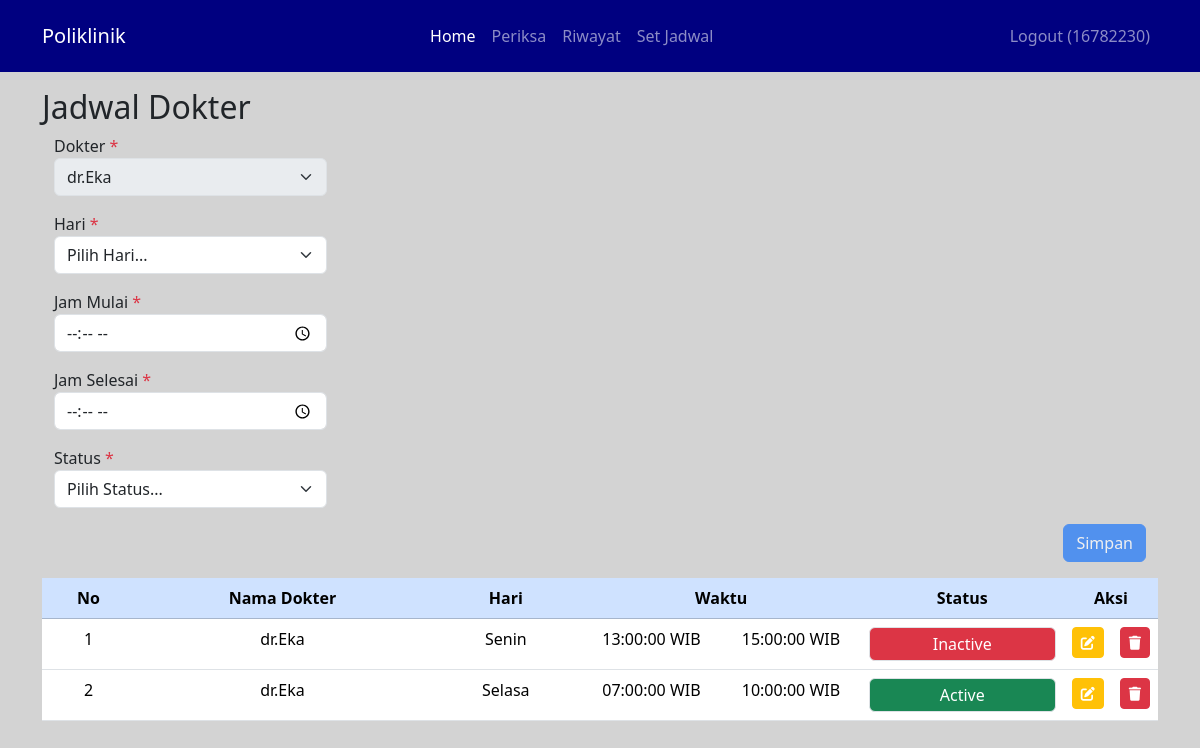
The page /berandaDokter.php?page=aturJadwalDokter (signed in) on the database its author committed.
### tables this page shows
CREATE TABLE `jadwal_periksa` (
  `id` int(10) UNSIGNED NOT NULL,
  `id_dokter` int(10) UNSIGNED NOT NULL,
  `hari` enum('Senin','Selasa','Rabu','Kamis','Jumat','Sabtu') NOT NULL,
  `jam_mulai` time NOT NULL,
  `jam_selesai` time NOT NULL,
  `statues` tinyint(1) NOT NULL
);

CREATE TABLE `dokter` (
  `id` int(10) UNSIGNED NOT NULL,
  `nama` varchar(255) NOT NULL,
  `alamat` varchar(255) NOT NULL,
  `no_hp` varchar(50) NOT NULL,
  `id_poli` int(10) UNSIGNED NOT NULL,
  `nip` int(11) NOT NULL,
  `password` varchar(255) NOT NULL
);

### aturJadwalDokter.php (the view, shortened to what this page needs)
<main id="aturJadwalDokter-page">
    <div class="container" style="margin-top: 5.5rem;">
        <div class="row">
            <h2 class="ps-0">Jadwal Dokter</h2>
            <div class="container">
                <form action="" method="POST" onsubmit="return(validate());">
                    <?php
                    $jam_mulai = '';
                    $jam_selesai = '';
                    ?>
                    <div class="dropdown mb-3 w-25">
                        <label for="id_dokter">Dokter <span class="text-danger">*</span></label>
                        <select disabled class="form-select" name="id_dokter" aria-label="id_dokter">
                            <?php
                                $id_dokter = $_SESSION['id'];
                                $result = mysqli_query($mysqli, "SELECT * FROM dokter WHERE id");
                                while($data = mysqli_fetch_assoc($result)) {
                                    $selected = ($data['id'] == $id_dokter) ? 'selected' : '';
                                    echo "<option $selected value='" . $data['id'] . "'>" . $data['nama'] . "</option>";
                                }
                            ?>
                        </select>
                    </div>
                    <div class="dropdown mb-3 w-25">
                        <label for="hari">Hari <span class="text-danger">*</span></label>
                        <select class="form-select" name="hari" aria-label="hari">
                            <option value="" selected>Pilih Hari...</option>
                        </select>
                    </div>
                    <div class="mb-3 w-25">
                        <label for="jam_mulai">Jam Mulai <span class="text-danger">*</span></label>
                        <input type="time" name="jam_mulai" class="form-control" required value="<?php echo $jam_mulai ?>">
                    </div>
                    <div class="mb-3 w-25">
                        <label for="jam_selesai">Jam Selesai <span class="text-danger">*</span></label>
                        <input type="time" name="jam_selesai" class="form-control" required value="<?php echo $jam_selesai ?>">
                    </div>
                    <div class="dropdown mb-3 w-25">
                        <label for="statues">Status <span class="text-danger">*</span></label>
                        <select class="form-select" name="statues" aria-label="statues">
                            <option value="" selected>Pilih Status...</option>
                        </select>
                    </div>
                    <div class="d-flex justify-content-end mt-2">
                        <button type="submit" name="simpanData" class="btn btn-primary">Simpan</button>
                    </div>
                </form>
            </div>
            <div class="table-responsive mt-3 px-0">
                <table class="table text-center">
                    <thead class="table-primary">
                        <tr>
                            <th valign="middle">No</th>
                            <th valign="middle">Nama Dokter</th>
                            <th valign="middle">Hari</th>
                            <th valign="middle" style="width: 25%;" colspan="2">Waktu</th>
                            <th valign="middle">Status</th>
                            <th valign="middle" style="width: 0.5%;" colspan="2">Aksi</th>
                        </tr>
                    </thead>
                    <tbody>
                        <?php
                            $id_dokter = $_SESSION['id'];
                            $result = mysqli_query($mysqli, "SELECT dokter.nama, jadwal_periksa.id, jadwal_periksa.hari, jadwal_periksa.jam_mulai, jadwal_periksa.jam_selesai, jadwal_periksa.statues
                            FROM dokter
                            JOIN jadwal_periksa ON dokter.id = jadwal_periksa.id_dokter
                            WHERE dokter.id = $id_dokter");
                            $no = 1;
                            while ($data = mysqli_fetch_array($result)) :
                            ?>
                                <tr>
                                    <td><?php echo $no++ ?></td>
                                    <td><?php echo $data['nama'] ?></td>
                                    <td><?php echo $data['hari'] ?></td>
                                    <td><?php echo $data['jam_mulai'] ?> WIB</td>
                                    <td><?php echo $data['jam_selesai'] ?> WIB</td>
                                    <td>
                                      <?php
                                        echo ($data['statues'] == 1)
                                          ? '<p class="bg-success text-white border rounded p-1 mb-0">Active</p>'
                                          : '<p class="bg-danger text-white border rounded p-1 mb-0">Inactive</p>';
                                      ?>
                                    </td>
                                    <td>
                                        <a class="btn btn-sm btn-warning text-white" href="berandaDokter.php?page=aturJadwalDokter&id=<?php echo $data['id'] ?>">
                                            <i class="fa-solid fa-pen-to-square"></i>
                                        </a>
                                    </td>
                                    <td>
                                        <a href="berandaDokter.php?page=aturJadwalDokter&id=<?php echo $data['id'] ?>&aksi=hapus" class="btn btn-sm btn-danger text-white">
                                            <i class="fa-solid fa-trash"></i>
                                        </a>
                                    </td>
                                </tr>
                        <?php endwhile; ?>
                    </tbody>
                </table>
            </div>
        </div>
    </div>
</main>

### berandaDokter.php (style rules this page uses)
body { background-color: lightgrey; }

### rows shown on the page
jadwal_periksa: id_dokter.nama "dr.Eka", hari "Senin", jam_mulai "13:00:00", jam_selesai "15:00:00", statues "Inactive"
jadwal_periksa: id_dokter.nama "dr.Eka", hari "Selasa", jam_mulai "07:00:00", jam_selesai "10:00:00", statues "Active"

### other values the page prints
$_SESSION['nip'] "16782230"
form field id_dokter "dr.Eka"
